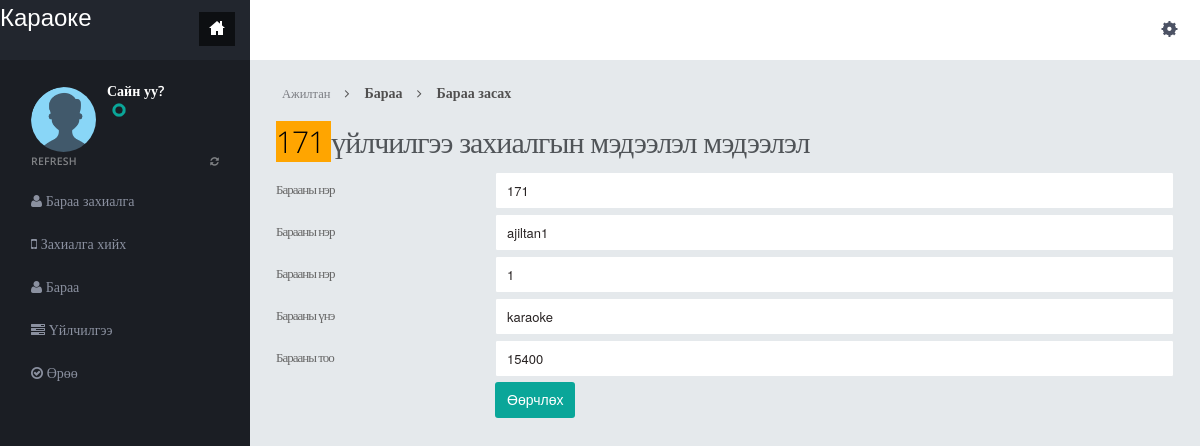
The page /edit-service-order.php?id=171 on the database its author committed.
### tables this page shows
CREATE TABLE `orders` (
  `OrderID` int(11) NOT NULL,
  `WorkerName` varchar(255) DEFAULT NULL,
  `userphone` int(12) NOT NULL,
  `RoomNumber` int(11) DEFAULT NULL,
  `ServiceName` varchar(255) DEFAULT NULL,
  `OrderDate` timestamp NOT NULL DEFAULT current_timestamp(),
  `Qua` int(11) NOT NULL,
  `time` int(11) NOT NULL,
  `TotalAmount` int(100) DEFAULT NULL,
  `type` int(1) NOT NULL
);

### edit-service-order.php (the view, shortened to what this page needs)
<?php
include("dbconnection.php");
?>
<!DOCTYPE html>
<html>
<head>
<link href="assets/plugins/pace/pace-theme-flash.css" rel="stylesheet" type="text/css" media="screen"/>
<link href="assets/plugins/bootstrap-wysihtml5/bootstrap-wysihtml5.css" rel="stylesheet" type="text/css"/>
<link href="assets/plugins/boostrapv3/css/bootstrap.min.css" rel="stylesheet" type="text/css"/>
<link href="assets/plugins/boostrapv3/css/bootstrap-theme.min.css" rel="stylesheet" type="text/css"/>
<link href="assets/plugins/font-awesome/css/font-awesome.css" rel="stylesheet" type="text/css"/>
<link href="assets/css/animate.min.css" rel="stylesheet" type="text/css"/>
<link href="assets/plugins/jquery-scrollbar/jquery.scrollbar.css" rel="stylesheet" type="text/css"/>
<link href="assets/css/style.css" rel="stylesheet" type="text/css"/>
<link href="assets/css/responsive.css" rel="stylesheet" type="text/css"/>
<link href="assets/css/custom-icon-set.css" rel="stylesheet" type="text/css"/>
</head>
<body class="">
<?php include("header.php");?>
<div class="page-container row">
  <?php include("leftbar.php");?>
    </div>
  </div>
  <div class="page-content">
    <div class="content">
      <ul class="breadcrumb">
        <li>
          <p>Ажилтан</p>
        </li>
        <li><a href="#" class="active">Бараа</a></li>
        <li><a href="#" class="active">Бараа засах</a></li>
      </ul>
		<div class="page-title">
          <?php $rt=mysqli_query($con,"select * from orders where OrderID='".$_GET['id']."'");
			  while($rw=mysqli_fetch_array($rt))
			  {?>
			<h2><span style="color: black; background:orange;">
      <?php echo htmlspecialchars($rw['OrderID']);?>
      </span>  үйлчилгээ захиалгын мэдээлэл мэдээлэл</h2>
                        <form name="muser" method="post" action="" enctype="multipart/form-data">
                     <table width="100%" border="0">
  <tr>
    <td height="42">Барааны нэр</td>
    <td><input type="text" name="name" id="altemail" value="<?php echo htmlspecialchars($rw['OrderID']);?>" class="form-control"></td>
  </tr>
  <tr>
    <td height="42">Барааны нэр</td>
    <td><input type="text" name="name" id="altemail" value="<?php echo htmlspecialchars($rw['WorkerName']);?>" class="form-control"></td>
  </tr>
  <tr>
    <td height="42">Барааны нэр</td>
    <td><input type="text" name="name" id="altemail" value="<?php echo htmlspecialchars($rw['RoomNumber']);?>" class="form-control"></td>
  </tr>
  <tr>
    <td height="42">Барааны үнэ</td>
    <td><input type="text" name="price" id="altemail" value="<?php echo htmlspecialchars($rw['ServiceName']);?>" class="form-control"></td>
  </tr>
  <tr>
    <td height="42">Барааны тоо</td>
    <td><input type="text" name="quantity" id="altemail" value="<?php echo htmlspecialchars($rw['TotalAmount']);?>" class="form-control"></td>
  </tr>
  <tr>
    <td>&nbsp;</td>
    <td height="42">
                          <button type="submit" name="update" class="btn btn-primary">Өөрчлөх</button></td>
  </tr>
  <tr>
    <td>&nbsp;</td>
    <td>&nbsp;</td>
  </tr>
</table>
<?php } ?>
</form>
</div>
  </div>
  </div>
</div>
</body>
</html>

### assets/css/responsive.css (style rules this page uses)
@media (min-width: 980px) { .page-content { margin-left: 250px; min-height: 100%; } }

### rows shown on the page
orders: OrderID "171", name "171", name "ajiltan1", name "1", price "karaoke", quantity "15400"
